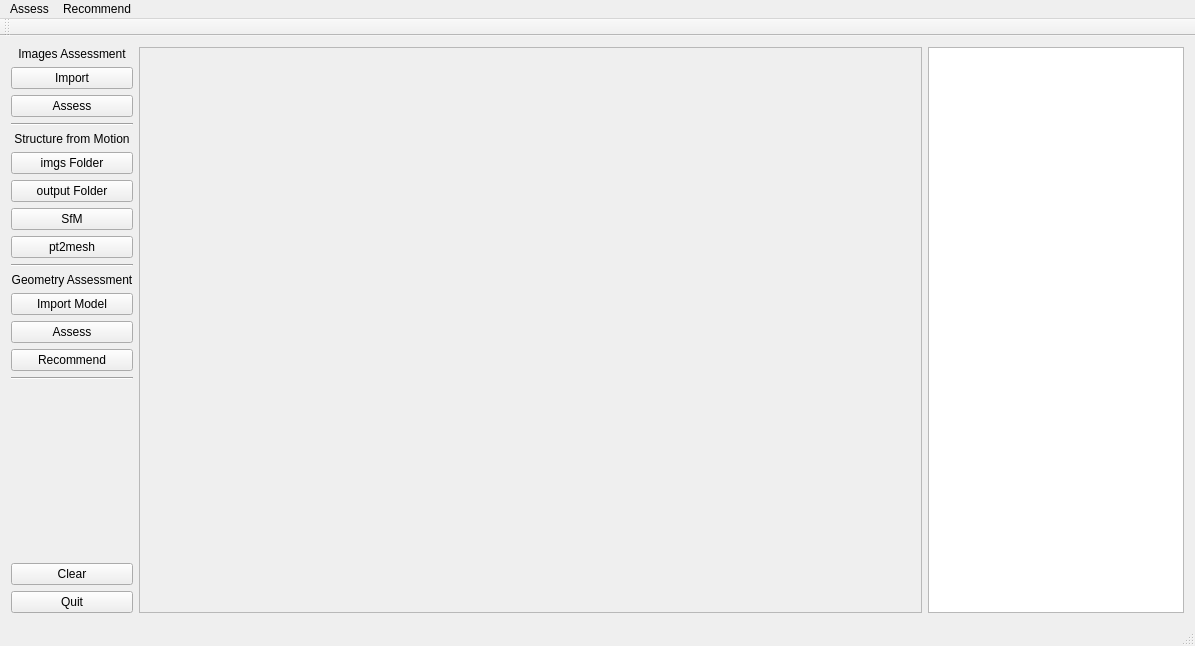
<?xml version="1.0" encoding="UTF-8"?>
<ui version="4.0">
 <class>MainWindow</class>
 <widget class="QMainWindow" name="MainWindow">
  <property name="windowModality">
   <enum>Qt::WindowModal</enum>
  </property>
  <property name="geometry">
   <rect>
    <x>0</x>
    <y>0</y>
    <width>1195</width>
    <height>646</height>
   </rect>
  </property>
  <property name="sizePolicy">
   <sizepolicy hsizetype="Expanding" vsizetype="Expanding">
    <horstretch>0</horstretch>
    <verstretch>0</verstretch>
   </sizepolicy>
  </property>
  <property name="windowTitle">
   <string>Viewpoint Assessment</string>
  </property>
  <widget class="QWidget" name="centralWidget">
   <layout class="QGridLayout" name="gridLayout">
    <item row="0" column="0">
     <layout class="QVBoxLayout" name="verticalLayout">
      <item>
       <widget class="QLabel" name="imgLabel">
        <property name="text">
         <string>Images Assessment</string>
        </property>
        <property name="alignment">
         <set>Qt::AlignCenter</set>
        </property>
       </widget>
      </item>
      <item>
       <widget class="QPushButton" name="importImgs">
        <property name="text">
         <string>Import</string>
        </property>
       </widget>
      </item>
      <item>
       <widget class="QPushButton" name="assess">
        <property name="text">
         <string>Assess</string>
        </property>
       </widget>
      </item>
      <item>
       <widget class="Line" name="line_2">
        <property name="orientation">
         <enum>Qt::Horizontal</enum>
        </property>
       </widget>
      </item>
      <item>
       <widget class="QLabel" name="sfmLabel">
        <property name="text">
         <string>Structure from Motion</string>
        </property>
        <property name="alignment">
         <set>Qt::AlignCenter</set>
        </property>
       </widget>
      </item>
      <item>
       <widget class="QPushButton" name="sfm_imgFolder">
        <property name="text">
         <string>imgs Folder</string>
        </property>
       </widget>
      </item>
      <item>
       <widget class="QPushButton" name="sfm_outputFolder">
        <property name="text">
         <string>output Folder</string>
        </property>
       </widget>
      </item>
      <item>
       <widget class="QPushButton" name="SfM">
        <property name="text">
         <string>SfM</string>
        </property>
       </widget>
      </item>
      <item>
       <widget class="QPushButton" name="sfm_pt2mesh">
        <property name="text">
         <string>pt2mesh</string>
        </property>
       </widget>
      </item>
      <item>
       <widget class="Line" name="line">
        <property name="orientation">
         <enum>Qt::Horizontal</enum>
        </property>
       </widget>
      </item>
      <item>
       <widget class="QLabel" name="geoLabel">
        <property name="text">
         <string>Geometry Assessment</string>
        </property>
        <property name="alignment">
         <set>Qt::AlignCenter</set>
        </property>
       </widget>
      </item>
      <item>
       <widget class="QPushButton" name="importModel">
        <property name="text">
         <string>Import Model</string>
        </property>
       </widget>
      </item>
      <item>
       <widget class="QPushButton" name="assessModel">
        <property name="text">
         <string>Assess</string>
        </property>
       </widget>
      </item>
      <item>
       <widget class="QPushButton" name="recommend">
        <property name="text">
         <string>Recommend</string>
        </property>
       </widget>
      </item>
      <item>
       <widget class="Line" name="line_3">
        <property name="orientation">
         <enum>Qt::Horizontal</enum>
        </property>
       </widget>
      </item>
      <item>
       <spacer name="verticalSpacer">
        <property name="orientation">
         <enum>Qt::Vertical</enum>
        </property>
        <property name="sizeHint" stdset="0">
         <size>
          <width>20</width>
          <height>40</height>
         </size>
        </property>
       </spacer>
      </item>
      <item>
       <widget class="QPushButton" name="Clear">
        <property name="text">
         <string>Clear</string>
        </property>
       </widget>
      </item>
      <item>
       <widget class="QPushButton" name="Quit">
        <property name="text">
         <string>Quit</string>
        </property>
       </widget>
      </item>
     </layout>
    </item>
    <item row="0" column="1">
     <widget class="QScrollArea" name="scrollArea">
      <property name="sizePolicy">
       <sizepolicy hsizetype="Expanding" vsizetype="Expanding">
        <horstretch>0</horstretch>
        <verstretch>0</verstretch>
       </sizepolicy>
      </property>
      <property name="baseSize">
       <size>
        <width>0</width>
        <height>0</height>
       </size>
      </property>
      <property name="widgetResizable">
       <bool>true</bool>
      </property>
      <widget class="QWidget" name="mainWidget">
       <property name="geometry">
        <rect>
         <x>0</x>
         <y>0</y>
         <width>751</width>
         <height>565</height>
        </rect>
       </property>
       <property name="sizePolicy">
        <sizepolicy hsizetype="Expanding" vsizetype="Expanding">
         <horstretch>0</horstretch>
         <verstretch>0</verstretch>
        </sizepolicy>
       </property>
      </widget>
     </widget>
    </item>
    <item row="0" column="2">
     <widget class="QPlainTextEdit" name="plainTextEdit">
      <property name="sizePolicy">
       <sizepolicy hsizetype="Preferred" vsizetype="Expanding">
        <horstretch>0</horstretch>
        <verstretch>0</verstretch>
       </sizepolicy>
      </property>
      <property name="readOnly">
       <bool>true</bool>
      </property>
     </widget>
    </item>
   </layout>
  </widget>
  <widget class="QMenuBar" name="menuBar">
   <property name="geometry">
    <rect>
     <x>0</x>
     <y>0</y>
     <width>1195</width>
     <height>22</height>
    </rect>
   </property>
   <widget class="QMenu" name="menuFile">
    <property name="title">
     <string>Assess</string>
    </property>
    <addaction name="actionMulti_Images"/>
   </widget>
   <widget class="QMenu" name="menuModel">
    <property name="title">
     <string>Recommend</string>
    </property>
    <addaction name="actionModel"/>
    <addaction name="separator"/>
    <addaction name="separator"/>
    <addaction name="actionMulti_Images_2"/>
   </widget>
   <addaction name="menuFile"/>
   <addaction name="menuModel"/>
  </widget>
  <widget class="QToolBar" name="mainToolBar">
   <attribute name="toolBarArea">
    <enum>TopToolBarArea</enum>
   </attribute>
   <attribute name="toolBarBreak">
    <bool>false</bool>
   </attribute>
  </widget>
  <widget class="QStatusBar" name="statusBar"/>
  <action name="actionMulti_Images">
   <property name="text">
    <string>Multi-Images</string>
   </property>
  </action>
  <action name="actionModel">
   <property name="text">
    <string>Model</string>
   </property>
  </action>
  <action name="actionMulti_Images_2">
   <property name="text">
    <string>Multi Images</string>
   </property>
  </action>
 </widget>
 <layoutdefault spacing="6" margin="11"/>
 <resources/>
 <connections>
  <connection>
   <sender>Quit</sender>
   <signal>clicked()</signal>
   <receiver>MainWindow</receiver>
   <slot>close()</slot>
   <hints>
    <hint type="sourcelabel">
     <x>47</x>
     <y>538</y>
    </hint>
    <hint type="destinationlabel">
     <x>19</x>
     <y>417</y>
    </hint>
   </hints>
  </connection>
 </connections>
</ui>
